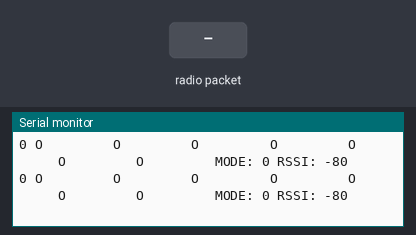
Simulated run of this sketch. Board: Arduino Uno, built with avr-gcc and run on an emulated ATmega328P. Shown: the last lines printed to the serial monitor. The test bench sets the inputs (shaded band). No radio packets arrive unless stated.

Above: at 1.2 s.
1.3 s: radio packet "1" arrives
At 2.2 s:
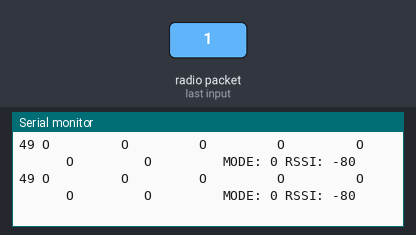
4.3 s: radio packet "0" arrives
At 5.1 s:
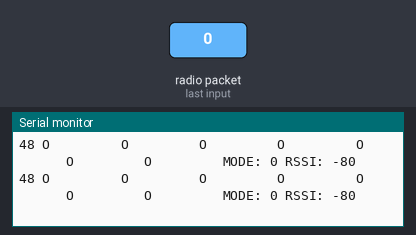
7.3 s: radio packet "2" arrives
At 8.2 s:
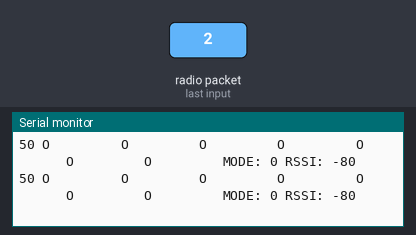
Timing chart, 0 to 10.3 s (numbered marks = the images above; inputs shaded):
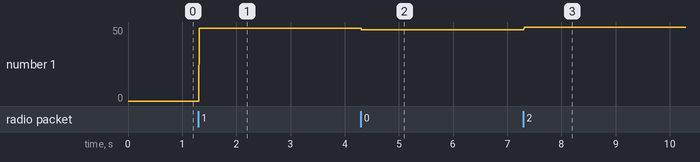

Measured:
- after the input at 1.3 s, the serial monitor: prints a new line at once (image 1)
- after the input at 4.3 s, the serial monitor: prints a new line at once (image 2)
- after the input at 7.3 s, the serial monitor: prints a new line at once (image 3)
- plotted number 1: 0 → 49 after the input at 1.3 s, 49 → 48 after the input at 4.3 s, 48 → 50 after the input at 7.3 s

The sketch:

I2C_Receiver.ino
```cpp
// This code is for UNO-based 433MHz receivers connected to other boards by I2C

// THIS IS YOUR UNIQUE ADDRESS (from 0-254) AND IT MUST MATCH THE ADDRESS IN THE TRANSMITTER
// PLEASE CHANGE THIS FROM 43 AS THAT IS WHAT HAMISH IS USING!
#define UNIQUE_ADDRESS 43

// THIS DEFINES THE FREQUENCY BAND YOU'RE USING (from 0-8)
// IT MUST MATCH IN YOUR RECEIVERS AS WELL
// Hamish is using band 7 so you may want to change it
// Band 0 = 433.0 MHz
// Band 1 = 433.2 MHz
// Band 2 = 433.4 Mhz
// Band 3 = 433.6 MHz
// Band 4 = 433.8 MHz
// Band 5 = 434.0 MHz
// Band 6 = 434.2 Mhz
// Band 7 = 434.4 MHz
// Band 8 = 434.6 MHz
#define FREQUENCY_BAND 7

//include the correct libraries
#include <SPI.h>
#include <RH_RF95.h>
#include <RHDatagram.h>
#include <Wire.h>


// DEFINE RADIO PINS ON UNO
#define RFM95_CS 4
#define RFM95_RST 2
#define RFM95_INT 3


//INITIALISE RADIO
RH_RF95 rf95(RFM95_CS, RFM95_INT);

uint8_t mode;  //mode 1=run,2=ready,3=stop,4=demo

// THIS DATA STRUCURE MATCHES THE ONE ON THE RECEIVER
struct dataStruct {
  uint8_t millisec[3];
  uint8_t spectrum[7];
} radio;

// radiomillis is the millisecond signal being sent over the radio. It is used
// during run mode but set to 15000000 when in other modes
uint32_t radiomillis;


void setup() {

  float frequency=433+(FREQUENCY_BAND*0.2); // set the frequency
  // set the unique address of this receiver
  rf95.setThisAddress(UNIQUE_ADDRESS);

  Wire.begin(2);                // join i2c bus with address #2
  //  Wire.setClock(100000);
  Wire.onRequest(I2C_request); // register event


  // only necessary for debugging
  Serial.begin(115200);

  if (!rf95.init())
    Serial.println("init failed");
  rf95.setFrequency(frequency);
  rf95.setModemConfig(RH_RF95::Bw500Cr45Sf128);

}

void RadioCheck()  // this is used to check the LORA radio for incoming data

{
  if (rf95.available())
  {
    // Should be a message for us now
    uint8_t buf[RH_RF95_MAX_MESSAGE_LEN];
    uint8_t len = sizeof(buf);
    if (rf95.recv(buf, &len))
    {
      memcpy(&radio, buf, sizeof(radio));
    }
    else
    {
      Serial.println("recv failed");
    }
    radiomillis = (uint32_t)radio.millisec[2] << 16 | (uint32_t)radio.millisec[1] << 8 | (uint32_t)radio.millisec[0];

    mode = rf95.headerId();
  }
}

void Printout() // just for serial debugging
{

  //  Serial.print(radio.mode);
  //  Serial.print(" ");
  Serial.print(radiomillis);

  for (uint8_t f = 0; f < 7; f++) {

    uint8_t x = (radio.spectrum[f]);

    if (x < 30) {
      Serial.print                (" O        ");
    }
    else if (x < 60 && x > 29)    {
      Serial.print(" OX       ");
    }
    else if (x < 90 && x > 59)    {
      Serial.print(" O-X      ");
    }
    else if (x < 120 && x > 89)   {
      Serial.print(" O--X     ");
    }
    else if (x < 150 && x > 119)  {
      Serial.print(" O---X    ");
    }
    else if (x < 180 && x > 149)  {
      Serial.print(" O----X   ");
    }
    else if (x < 210 && x > 179)  {
      Serial.print(" O-----X  ");
    }
    else if (x < 240 && x > 209)  {
      Serial.print(" O------X ");
    }
    else if (x < 270 && x > 239)  {
      Serial.print(" O-------X");
    }

  }

  //   Serial.print("got request: ");
  //     Serial.println((char*)buf);

  Serial.print(" MODE: ");
  Serial.print(mode);
  Serial.print(" RSSI: ");
  Serial.println(rf95.lastRssi(), DEC);
  Serial.println();
}

// function that executes whenever data is requested by master, see setup()
void I2C_request() {
  Wire.write(mode); // respond with just 1 byte, which is the mode
}

void loop() { //loop just keeps requesting data from the radio
  RadioCheck();
  Printout();
}
```
